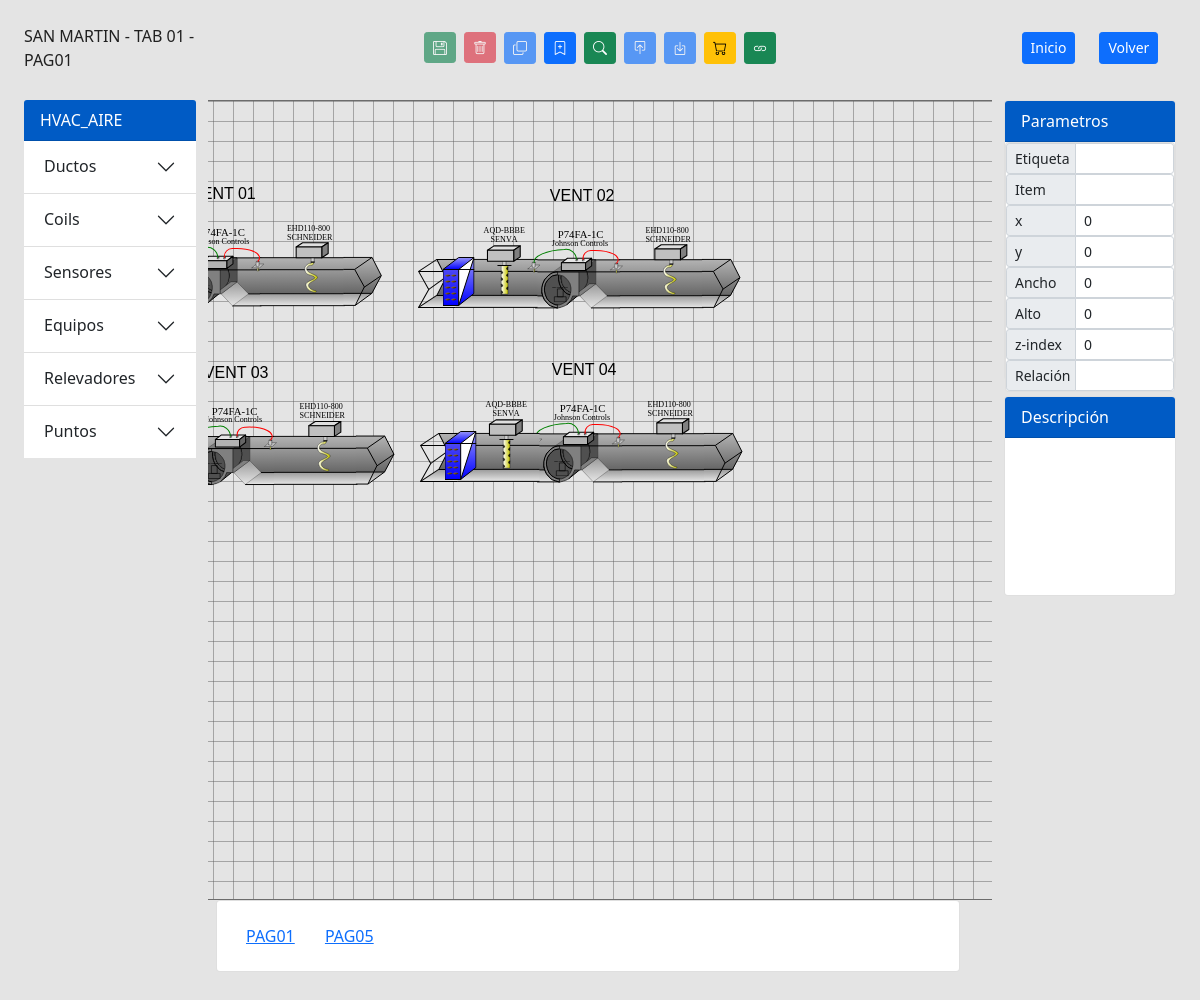
The app's page /dashboard/15/ (signed in) with its own data.
### tsinc/models.py (models this page shows, shortened)
class Tabs(models.Model):
    tab_name = models.CharField(max_length=200, default=None)
    controller = models.CharField(max_length=100, null=True)
    chest_type = models.BooleanField(default=True)
    project = models.ForeignKey(Project,on_delete=models.CASCADE, related_name='tabs', null=True, blank=True)

class Project(models.Model):
    name = models.CharField(max_length=200, default=None)
    company_name = models.CharField(max_length=200, default=None)
    nit = models.CharField(max_length=200,null=True)
    asesor = models.CharField(max_length=200, default=None)
    verified = models.BooleanField(default=False)
    progress = models.IntegerField(default=0)
    date = models.DateField(default=datetime.date.today)
    usersesion = models.ForeignKey(User, on_delete=models.CASCADE, default=None)

class Dasboard(models.Model):
    name = models.CharField(max_length=200, default=None)
    quantity = models.IntegerField(default=0)
    tab = models.ForeignKey(Tabs, on_delete=models.CASCADE, related_name='dashboards',null=True,blank=True)

class Category(models.Model):
    name= models.CharField(max_length=100, default=None)

class Subcategory(models.Model):
    name = models.CharField(max_length=100, default=None)
    tag = models.CharField(max_length=100, default=None)
    category = models.ForeignKey(Category, on_delete=models.CASCADE, related_name='subcategory')

class Items(models.Model):
    tag = models.CharField(max_length=200, null=True)
    id_code = models.CharField(max_length=50, default=None)
    x = models.FloatField()
    y = models.FloatField()
    zindex = models.IntegerField(default=0)
    width = models.FloatField(default=0)
    height = models.FloatField(default=0)
    img = models.ForeignKey(PanelItems, on_delete=models.CASCADE, related_name='panelitem')
    relationship = models.CharField(max_length=50, null=True)
    dashboard = models.ForeignKey(Dasboard, on_delete=models.CASCADE, related_name='dashboard')

class PanelItems(models.Model):
    name = models.CharField(max_length=100, null=True)
    img = models.CharField(max_length=100, default=None)
    tag = models.CharField(max_length=100,null=True)
    product = models.ForeignKey(Product, on_delete=models.SET_NULL, related_name='items', null=True, blank=True)
    folder = models.ForeignKey(Folders, on_delete=models.CASCADE, related_name='panelitems', null=True)

class Labels(models.Model):
    id_code = models.CharField(max_length=50, default=None)
    value = models.CharField(max_length=200, default=None)
    x = models.FloatField()
    y = models.FloatField()
    zindex = models.IntegerField(default=0)
    width = models.FloatField(default=0)
    height = models.FloatField(default=0)
    relationship = models.CharField(max_length=50, null=True)
    dashboard = models.ForeignKey(Dasboard, on_delete=models.CASCADE, related_name='labels')

### tsinc/views.py (the view)
# urls.py: path('dashboard/<int:id>/', views.dashboard, name='dashboard' ),
@login_required
def dashboard(request, id):
    dashboard = Dasboard.objects.get(id=id)
    tab = dashboard.tab
    project = tab.project
    tabs = project.tabs.all()
    pages = Dasboard.objects.filter(tab__in=tabs).select_related('tab')
    panelitems = PanelItems.objects.all()
    categorys = Category.objects.all()
    subcategorys = Subcategory.objects.all()
    items = Items.objects.all()
    labels = Labels.objects.all()
    return render(request, 'dashboard.html',{'tab':tab, 'panelitems':panelitems, 'items': items, 'dashboard':dashboard, 'labels':labels, 'categorys':categorys, 'subcategorys':subcategorys, 'pages':pages, 'form':SearchForm()})

### tsinc/forms.py
class SearchForm(forms.Form):
    search = forms.CharField(label='Buscar', max_length=100)

### tsinc/templates/dashboard.html (shortened to what this page needs)
{% extends 'layout2.html' %} {% block body %} {% load static %}
<div class="container">
  <div class="row mb-4 ">
  <div class="col-md-2">
      <span class="fs-6 fw_light">
       {{tab.project.name}} -
      </span>
    <span class="fs-6 fw-light">
      {{tab.tab_name}} -
    </span>
    <span class="fs-6 fw-light">
      {{dashboard.name}}
    </span>
  </div>
    <div class="col-md-8 d-flex justify-content-center gap-2 p-2">
      <form action="" id="form">
        <button id="save"  class="btn btn-success btn-sm" type="submit" disabled data-bs-toggle="tooltip" data-bs-placement="top" title="Guardar">
          <i class="bi bi-floppy"></i>
        </button>
      </form>
      <form action="" id="form2">
        <button id="delete" type="submit" class="btn btn-danger btn-sm" disabled data-bs-toggle="tooltip" data-bs-placement="top" title="Borrar"><i class="bi bi-trash"></i> </button>
      </form>
      <button id="clone" class="btn btn-primary btn-sm" disabled data-bs-toggle="tooltip" data-bs-placement="top" title="Clonar elemento"><i class="bi bi-copy"></i></button>
       <button id="btnlabel" class="btn btn-primary btn-sm" data-bs-toggle="tooltip" data-bs-placement="top" title="Crear una etiqueta"><i class="bi bi-bookmark-plus"></i></button>
       <button id="btnInventory" type="button" class="btn btn-success btn-sm" data-bs-toggle="modal" data-bs-target="#staticBackdrop" data-bs-toggle="tooltip" data-bs-placement="top" title="Inventario">
        <i class="bi bi-search"></i>
      </button>
      <button id="on" class="btn btn-primary btn-sm " disabled data-bs-toggle="tooltip" data-bs-placement="top" title="Posicionar elemento por encima"><i class="bi bi-box-arrow-in-up"></i></button>
       <button id="under" class="btn btn-primary btn-sm" disabled data-bs-toggle="tooltip" data-bs-placement="top" title="Posicionar elemento por debajo"><i class="bi bi-box-arrow-in-down"></i></button>
       <button id="btntotal" class="btn btn-warning btn-sm" data-bs-toggle="tooltip" data-bs-placement="top" title="Resumen de productos en la dashboard"><i class="bi bi-cart"></i></button>
       <button class="btn btn-success btn-sm" id="btngroup" data-bs-toggle="tooltip" data-bs-placement="top" title="Agrupar elementos"><i class="bi bi-link"></i></button>
    </div>
    <div class="col-md-2 d-flex justify-content-center gap-4 p-2">
       <a href="{% url 'home' %}" class="btn btn-primary btn-sm">Inicio</a>
       <a href="{% url 'create_page' tab.id %}" class="btn btn-primary btn-sm">Volver</a>
    </div>
  </div>
   <div class="row">
     <div class="col-md-2"></div>
     <div class="col-md-8">
      <div id="notification-box">
     </div>
     </div>
   </div>
  <div class="row">
    <div class="col-md-2" id="panelLeft">
      {% include 'components/panelLeft.html' %}
    </div>
    <div class="col-md-8" id="parent-container-dropzone">
      <div class="container-dropzone" id="container-dropzone">
        <div id="outer-dropzone" class="dropzone position-relative">
          {% for item in items %}
          {% if dashboard.id == item.dashboard.id%}
          <img pk="{{item.img.id}}" id_code="{{item.id_code}}" class="drag-drop" src="{% static item.img.img %}" alt="items" style="transform: translate({{item.x}}px,{{item.y}}px);z-index:{{item.zindex}};"  product_id="{{item.product.id}}" data-x="{{item.x}}" data-y="{{item.y}}" description="{{item.img.product.description}}" relationship="{{item.relationship}}" tag="{{item.tag}}">
          {% endif %}
          {% endfor %}
          {% for label in labels %}
          {% if dashboard.id == label.dashboard.id%}
          <input id_code="{{label.id_code}}" value="{{label.value}}" class="drag-drop" alt="labels" style=" transform: translate({{label.x}}px,{{label.y}}px); z-index:{{label.zindex}}; width: {{label.width}}px; height: {{label.height}}px;" data-x="{{label.x}}" data-y="{{label.y}}" relationship="{{label.relationship}}">
          {% endif %}
          {% endfor %}
        </div>
      </div>
    </div>
    <div class="col-md-2">
      {% include 'components/panelRight.html' %}
    </div>
    {% include 'components/bottomBar.html' %}
  </div>
</div>
{% endblock %}

### tsinc/templates/components/panelLeft.html (shortened to what this page needs)
{% load static %}
{% for category in categorys %}
<div class="card-header text-white" style="background-color: #005bc5;">{{category.name}}</div>
<div class="accordion accordion-flush" id="accordionHVAC">
  {% for subcategory in subcategorys %}
  {% if category.id == subcategory.category.id %}
  <div class="accordion-item">
    <h2 class="accordion-header" id="flush-heading{{subcategory.tag}}">
      <button class="accordion-button collapsed" type="button" data-bs-toggle="collapse" data-bs-target="#flush-collapse{{subcategory.tag}}" aria-expanded="false" aria-controls="flush-collapse{{subcategory.tag}}">
        {{subcategory.name}}
      </button>
    </h2>
  </div>
  {% endif %}
{% endfor %}
</div>
{% endfor %}

### tsinc/templates/components/bottomBar.html
<div class="row">
    <div class="col-md-2"></div>
    <div class="col-md-8">
        <div class="card">
            <div class="card-body" id="box">
                {% for page in pages %}
                <a class="btn btn-link" href=" {%  url 'dashboard' page.id %} ">{{page.name}}</a>
                {% endfor %}
            </div>
        </div>
    </div>
    <div class="col-md-2"></div>
</div>

### tsinc/static/css/styles.css (style rules this page uses)
#outer-dropzone { height: 80%; }
.dropzone { background-color: #21242b; border-radius: 4px; margin: 0; padding: 10px; width: 80%; transition: background-color 0.3s; background: linear-gradient(to right, #6060607b 1px, transparent 1px), linear-gradient(to bottom, #6060607b 1px, transparent 1px); background-size: 20px 20px; border: 1px solid #6c6c6c; padding: 20px; box-shadow: 0 0 10px rgba(0, 0, 0, 0.1); user-select: none; }
.dropzone { margin: 0px; }
.drag-drop { position: absolute; }
html, body { height: 100%; margin: 0; }
.dropzone > input { background: #00000000; font-family: Arial, Helvetica, sans-serif; border: 0; outline: none; text-align: center; }
#panelLeft { height: 450px; overflow-y: scroll; }
#parent-container-dropzone { height: 800px; overflow-x: scroll; overflow-y: scroll; }
.container-dropzone { display: flex; justify-content: center; align-items: center; width: 1500px; height: 1000px; }
#box { width: 100%; overflow-x: scroll; white-space: nowrap; }
#box > a { display: inline-block; }

### records on screen
Tabs: project.name "SAN MARTIN", tab_name "TAB 01"
Dasboard: name "PAG01"
Category: name "HVAC_AIRE"
Subcategory: name "Ductos"
Subcategory: name "Coils"
Subcategory: name "Sensores"
Subcategory: name "Equipos"
Subcategory: name "Relevadores"
Subcategory: name "Puntos"
Items: img.img (picture)
Items: img.img (picture)
Items: img.img (picture)
Items: img.img (picture)
Items: img.img (picture)
Items: img.img (picture)
Items: img.img (picture)
Items: img.img (picture)
Items: img.img (picture)
Items: img.img (picture)
Items: img.img (picture)
Items: img.img (picture)
Items: img.img (picture)
Items: img.img (picture)
Items: img.img (picture)
Items: img.img (picture)
Items: img.img (picture)
Items: img.img (picture)
Items: img.img (picture)
Items: img.img (picture)
Items: img.img (picture)
Items: img.img (picture)
Items: img.img (picture)
Items: img.img (picture)
Items: img.img (picture)
Items: img.img (picture)
Labels: value "VENT 01"
Labels: value "VENT 02"
Labels: value "VENT 03"
Labels: value "VENT 04"
Dasboard: name "PAG05"
